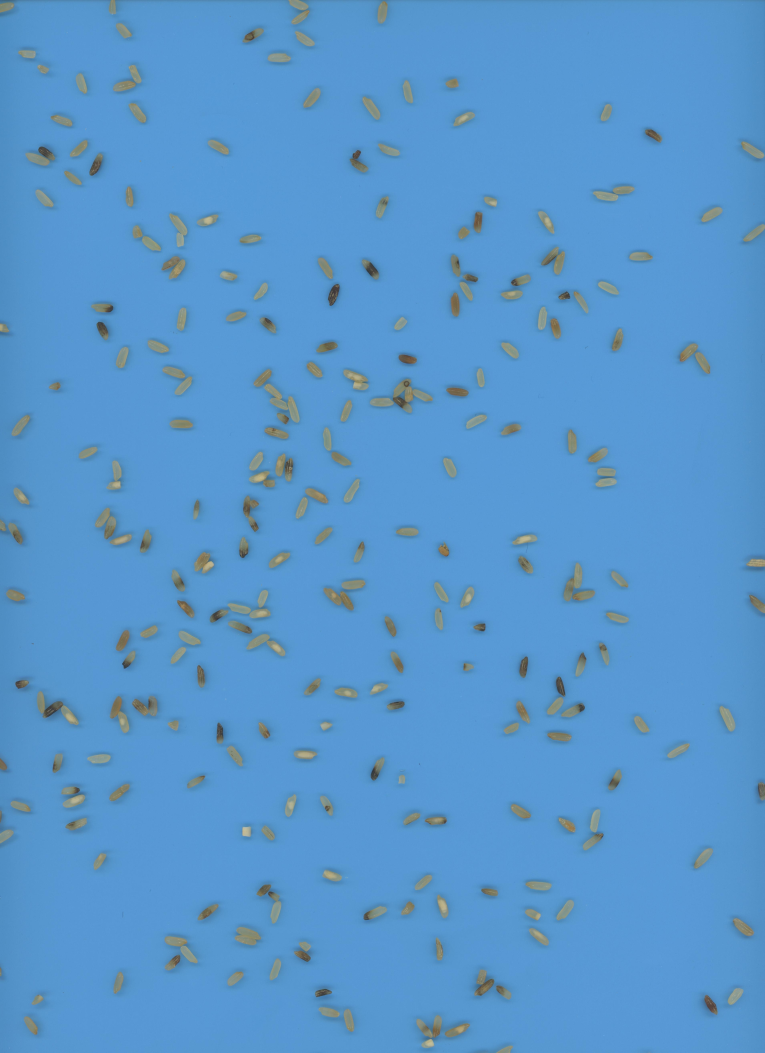
#> input picture Version 2/img.jpg, 3825 x 5264 px, found by its file name (shown at 1/5 size)
$ python 'image processing.py'
#> lines starting #> are read from the running program, lines starting #| are printed output that depends on the picture; after the words box and inside, x2 and y2 are one past the last pixel; in counts of white or black regions, pixels touching at a corner belong together
import cv2
import numpy as np
import os
def segment_rice_grains(image_path,output_path):
    # Read the image
    image = cv2.imread(image_path)
#> image is the input picture: shape (5264, 3825, 3); mean B, G, R 204.3, 150, 88.6

    # Convert the image to grayscale
    gray = cv2.cvtColor(image, cv2.COLOR_BGR2GRAY)
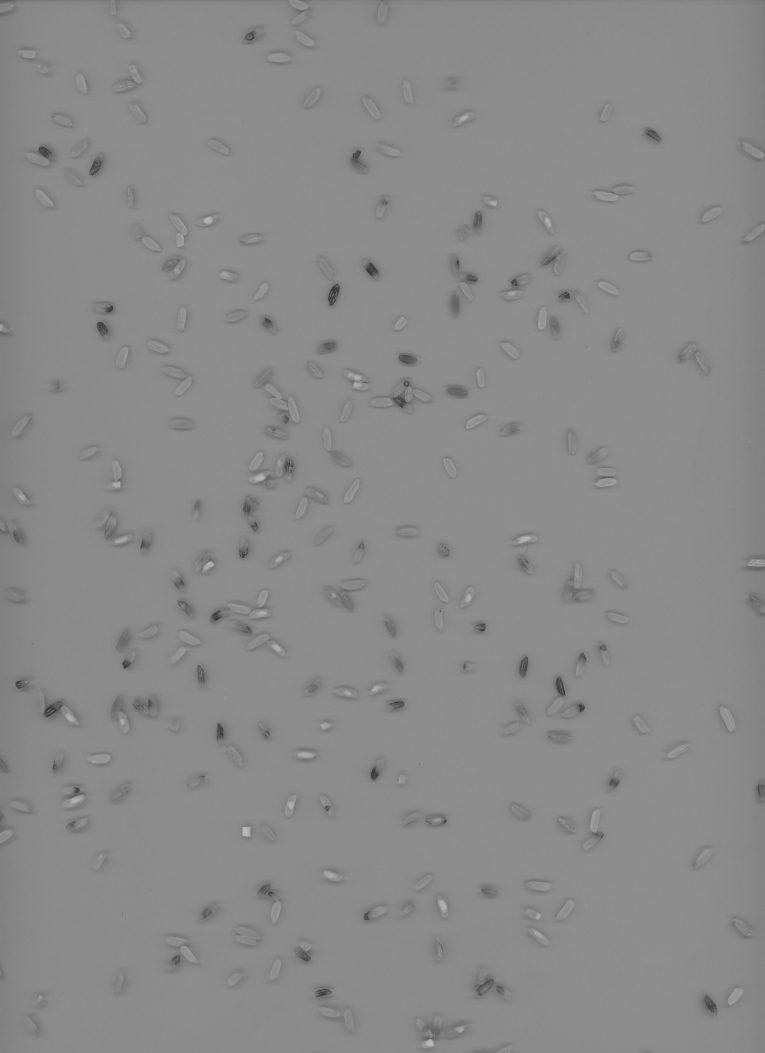
#> gray: shape (5264, 3825) (shown at 1/5 size); min 45, max 189, mean 137.8

    # Apply a Gaussian blur to reduce noise
    blurred = cv2.GaussianBlur(gray, (5, 5), 0)

    # Use Canny edge detection
    edges = cv2.Canny(blurred, 50, 150)
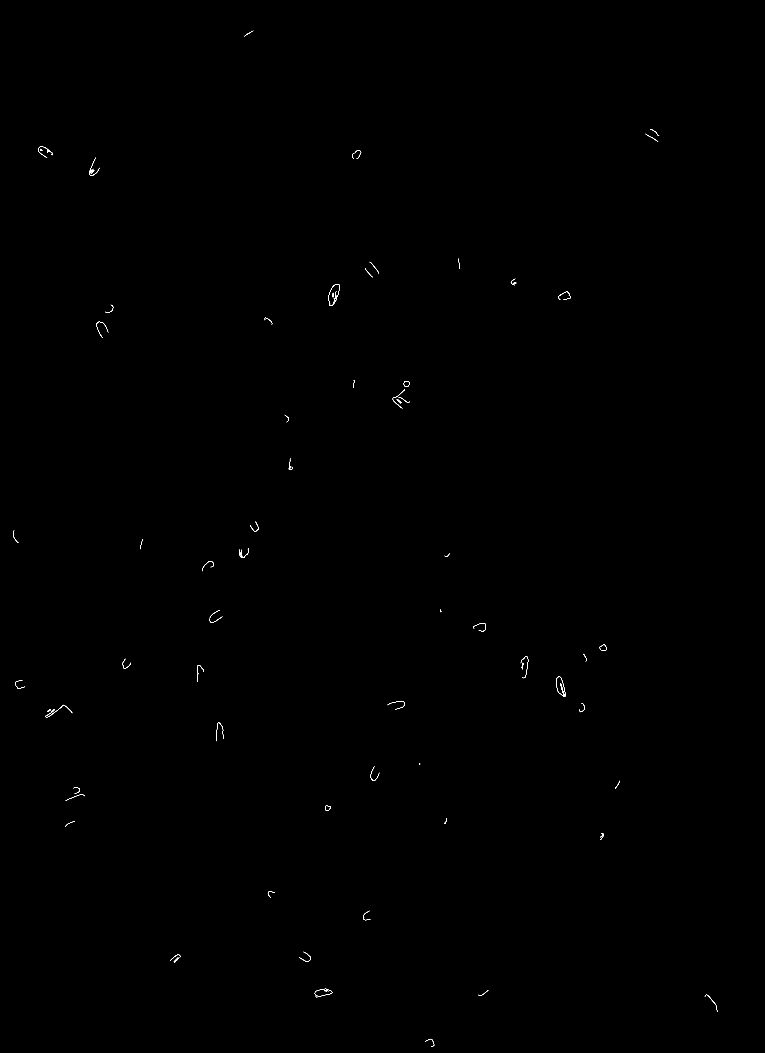
#> edges: shape (5264, 3825) (shown at 1/5 size); 0.04% white in thin lines or dots, all inside (x1, y1, x2, y2) = (65, 153, 3587, 5233)

    # Perform morphological operations (dilation followed by erosion) to close gaps and remove small artifacts
    kernel = np.ones((3, 3), np.uint8)
    closing = cv2.morphologyEx(edges, cv2.MORPH_CLOSE, kernel)

    # Find contours
    contours, _ = cv2.findContours(closing, cv2.RETR_EXTERNAL, cv2.CHAIN_APPROX_SIMPLE)
#> contours = 71 contours, 12 with area under 20; largest, box (x1, y1, x2, y2) and area: (1640, 1420, 1698, 1530) 3834, (2780, 3383, 2827, 3484) 2886, (2019, 1905, 2048, 1935) 637, (1625, 4028, 1653, 4055) 525, (447, 788, 497, 879) 220

    # Filter contours based on size and aspect ratio to remove false positives
    filtered_contours = []
    for cnt in contours:
        area = cv2.contourArea(cnt)
        x, y, w, h = cv2.boundingRect(cnt)
        aspect_ratio = float(w) / h

        # Set appropriate thresholds for size and aspect ratio based on your requirements
        if 100 < area < 5000 and 0.5 < aspect_ratio < 2:
            filtered_contours.append(cnt)
#> this loop made 71 passes
#> (area, x, y, w, h, aspect_ratio) on passes 1, 2, 3, 4, 5, 6, 7, 8, 9, 10, 11, 14: (26.5, 2126, 5194, 45, 39, 1.15), (44, 3524, 4974, 63, 86, 0.733), (28.5, 2393, 4950, 49, 29, 1.69), (43.5, 1622, 4950, 20, 7, 2.86), (29.5, 1574, 4944, 87, 42, 2.07), (141.5, 869, 4787, 25, 26, 0.962), (30, 850, 4774, 52, 31, 1.68), (48.5, 1496, 4759, 59, 51, 1.16), (25.5, 1817, 4554, 36, 47, 0.766), (20, 1339, 4457, 34, 31, 1.1), (71.5, 3002, 4166, 16, 34, 0.471), (525, 1625, 4028, 28, 27, 1.04)
#> after the loop, filtered_contours = 6 contours; box (x1, y1, x2, y2) and area: (1640, 1420, 1698, 1530) 3834, (2019, 1905, 2048, 1935) 637, (1625, 4028, 1653, 4055) 525, (447, 788, 497, 879) 220, (869, 4787, 894, 4813) 142, (1983, 1995, 2010, 2017) 118

    # Draw contours on the original image
    result = cv2.drawContours(image, filtered_contours, -1, (0, 255, 0), 2)

    # Display the results
    # cv2.imshow('Original Image', image)
    cv2.imwrite(output_path+'out.jpg', result)
    # cv2.waitKey(0)
    # cv2.destroyAllWindows()

# Replace 'rice_grains.jpg' with your image file
path = "/media/huusein/My Learning/Jupyter NoteBooks/Freelancing/Rice grains segmentation/Version 2/"
segment_rice_grains(path+'img.jpg',path)
